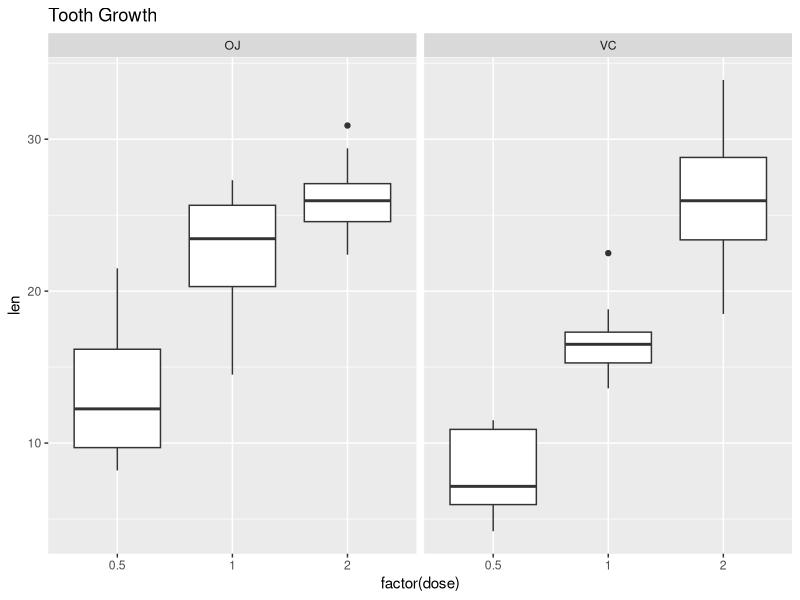
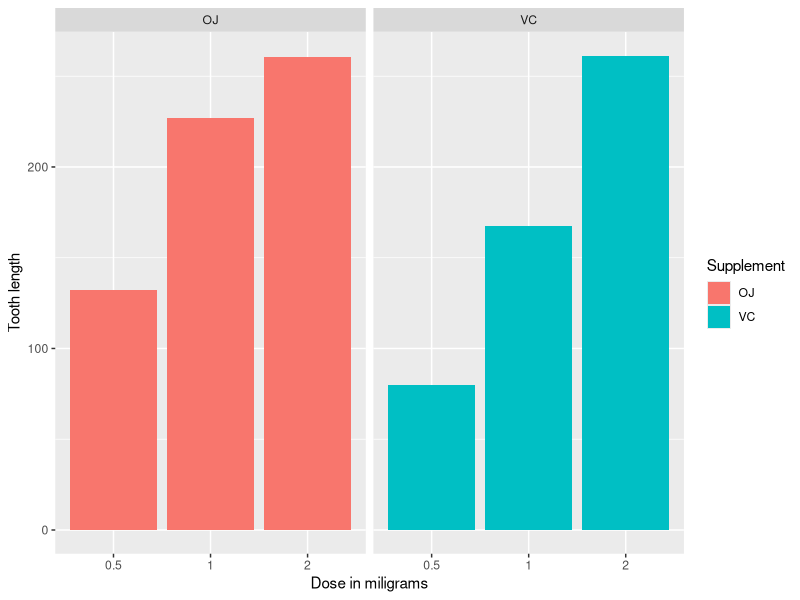

Source code (R) for these figures, in order: (Note: this script raises an error after producing the figures.)
## ---- chunk 1
# load neccesary libraries
library(ggplot2)
library(datasets)

# The Effect of Vitamin C on Tooth Growth in Guinea Pigs
data(ToothGrowth)
head(ToothGrowth)
dim(ToothGrowth)
summary(ToothGrowth)
str(ToothGrowth)
table(ToothGrowth$supp, ToothGrowth$dose)

## ---- chunk 2

box_plot <- ggplot(ToothGrowth, aes(x=factor(dose), y=len))
  
  box_plot + geom_boxplot() + facet_grid(.~supp) + labs(title="Tooth Growth")

barplot <- ggplot(ToothGrowth, aes(x=factor(dose), y=len, fill=factor(supp)))

  barplot + geom_bar(stat="identity") + facet_grid(.~supp) +
  xlab("Dose in miligrams") +
  ylab("Tooth length") +
  guides(fill=guide_legend(title="Supplement"))

## ---- chunk 3
test1 <- t.test(len ~ supp, paired=F, var.equal=T, data = ToothGrowth[ToothGrowth$dose == 0.5,1:2])
test1

## ---- chunk 4
test2 <- t.test(len ~ supp, paired=F, var.equal=T, data = ToothGrowth[ToothGrowth$dose == 1,1:2])
test2

## ---- chunk 5

test3 <- t.test(len ~ supp, paired=F, var.equal=T, data = ToothGrowth[ToothGrowth$dose == 2,1:2])
test3

